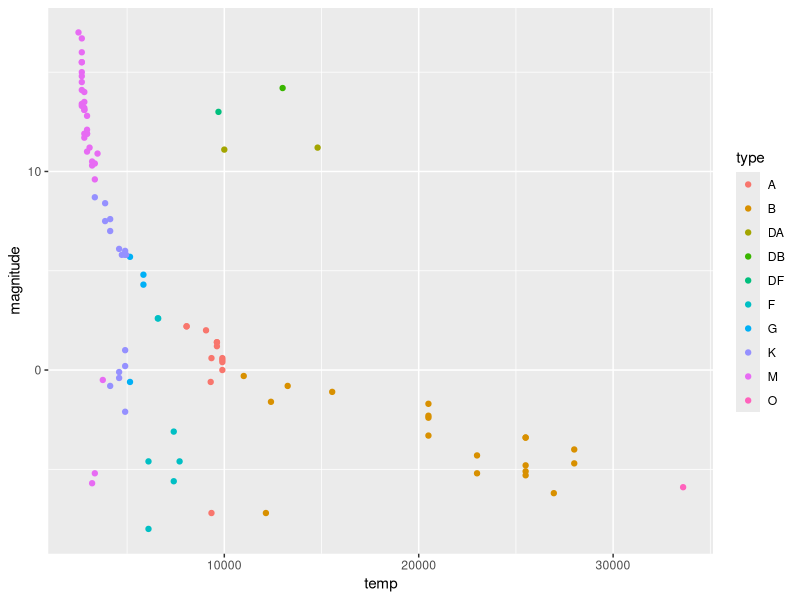

This chart was generated by the following R code:
library(tidyverse)
library(dslabs)
data(stars)
options(digits = 3)   # report 3 significant digits

str(stars)

dav <- stars %>% filter(type == "G")


stars %>% ggplot(aes(temp, magnitude, color=type))+
  geom_point ()
